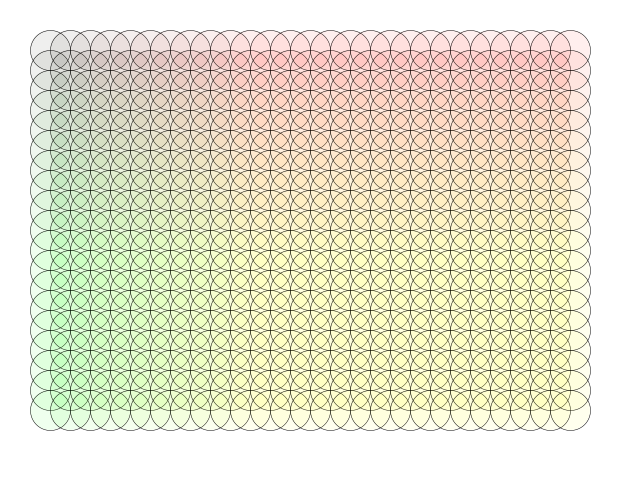
Frame 1 (no input)
Frame 60 (the mouse pressed at the canvas centre just before this capture): identical to frame 1, image omitted
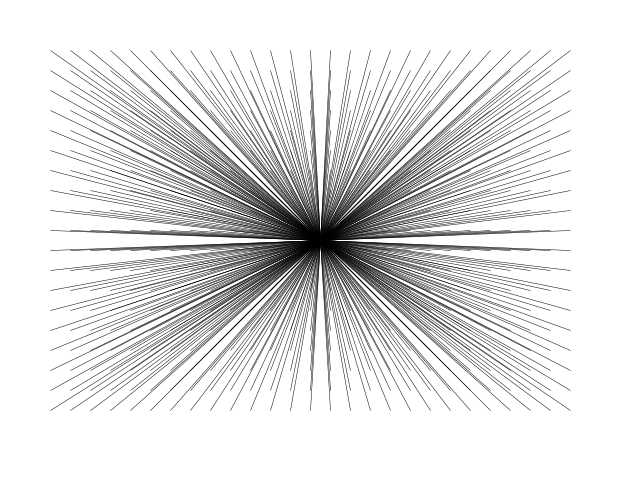
Frame 120 (the mouse held since frame 60 and released just before this capture)

The Processing sketch that drew these frames (run headless with seeded random() and noise(); from frame 60 on, the mouse is pressed at the canvas centre):

// Processing sketch: processing_187127
// ── processing_187127.pde


int option = 0;
void setup(){
    size(640,480);
    strokeWeight(.5);
}

void draw(){
    background(255); 
    if(option == 0){
      for(int i = 50; i < width - 50; i = i+20){
        for(int j = 50; j < height-50; j = j+20){
            fill(i,j,40,20);
            ellipse(i,j,40,40);
        }
      }
  } 
  if(option == 1){
    for(int i = 50; i < width - 50; i = i+20){
      for(int j = 50; j < height-50; j = j+20){
          line(i,j,width/2, height/2);
          }
        }
      }


if(option == 2) {
  for(int j = 50; j < height-50; j = j + 20 ){
    for(int i = 50; i < width-50; i = i+ 20){
  line(i,j,i+10,j+10);
  line(i,j+10,i+10,j);
          }
        }

      }
    
}  
  
void mousePressed(){
  option = option +1;
    if(option == 3){
      option = 0;
    }
  println(option);
  
  
}
      
 /*   


*/

  
